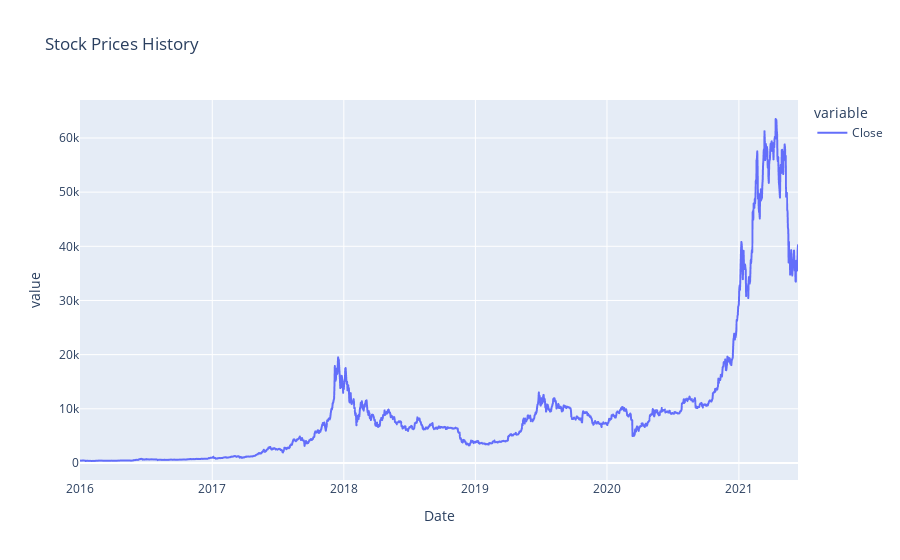
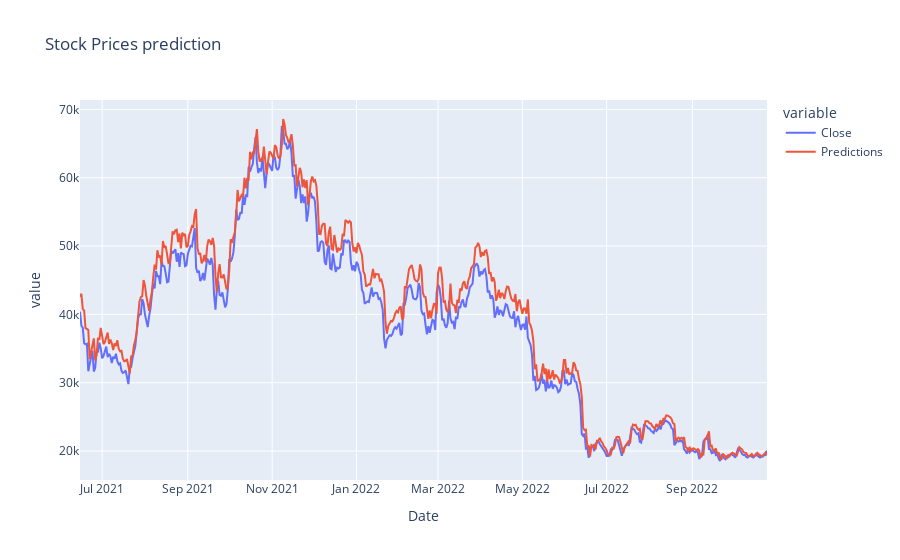

The code cell stored with these charts, in order, in its notebook:
### Code cell
fig = px.line(train,title='Stock Prices History')
fig.show()
fig = px.line(validation[['Close', 'Predictions']],title='Stock Prices prediction')
fig.show()

### Figure 1 — Plotly figure (JSON) as saved in the notebook; plotly's stock layout.template omitted (floating-point values rounded to 4 significant figures; data arrays with more than 128 entries replaced by an {"elided": "..."} marker saying what was removed)
{"data": [{"hovertemplate": "variable=Close<br>Date=%{x}<br>value=%{y}<extra></extra>", "legendgroup": "Close", "line": {"color": "#636efa", "dash": "solid"}, "marker": {"symbol": "circle"}, "mode": "lines", "name": "Close", "showlegend": true, "type": "scattergl", "x": {"elided": "1993 str values"}, "xaxis": "x", "y": {"elided": "1993 float values"}, "yaxis": "y"}], "layout": {"legend": {"title": {"text": "variable"}, "tracegroupgap": 0}, "title": {"text": "Stock Prices History"}, "xaxis": {"anchor": "y", "domain": [0, 1], "title": {"text": "Date"}}, "yaxis": {"anchor": "x", "domain": [0, 1], "title": {"text": "value"}}}}

### Figure 2 — Plotly figure (JSON) as saved in the notebook; plotly's stock layout.template omitted (floating-point values rounded to 4 significant figures; data arrays with more than 128 entries replaced by an {"elided": "..."} marker saying what was removed)
{"data": [{"hovertemplate": "variable=Close<br>Date=%{x}<br>value=%{y}<extra></extra>", "legendgroup": "Close", "line": {"color": "#636efa", "dash": "solid"}, "marker": {"symbol": "circle"}, "mode": "lines", "name": "Close", "orientation": "v", "showlegend": true, "type": "scatter", "x": {"elided": "498 str values"}, "xaxis": "x", "y": {"elided": "498 float values"}, "yaxis": "y"}, {"hovertemplate": "variable=Predictions<br>Date=%{x}<br>value=%{y}<extra></extra>", "legendgroup": "Predictions", "line": {"color": "#EF553B", "dash": "solid"}, "marker": {"symbol": "circle"}, "mode": "lines", "name": "Predictions", "orientation": "v", "showlegend": true, "type": "scatter", "x": {"elided": "498 str values"}, "xaxis": "x", "y": {"elided": "498 float values"}, "yaxis": "y"}], "layout": {"legend": {"title": {"text": "variable"}, "tracegroupgap": 0}, "title": {"text": "Stock Prices prediction"}, "xaxis": {"anchor": "y", "domain": [0, 1], "title": {"text": "Date"}}, "yaxis": {"anchor": "x", "domain": [0, 1], "title": {"text": "value"}}}}
